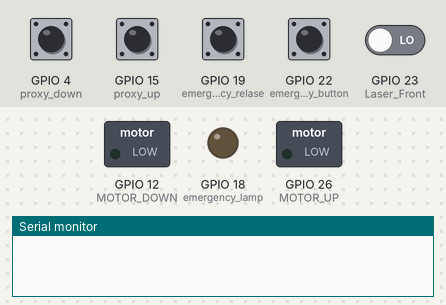
A sketch run on a simulated ESP32. Parts: switched loads named in the sketch (green lamp = pin HIGH), output pins drawn as LEDs (lit = HIGH), the last lines printed to the serial monitor. Inputs (shaded band) come from the test bench; at power-on: GPIO 19 (emergency_relase), GPIO 22 (emergency_button) HIGH, GPIO 4 (proxy_down), GPIO 15 (proxy_up), GPIO 23 (Laser_Front) LOW.

Above: at 1.2 s.
1.3 s: GPIO 22 (emergency_button) pulled LOW for 0.15 s
At 1.9 s:
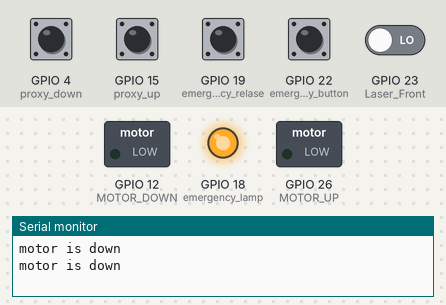
2.9 s: GPIO 19 (emergency_relase) pulled LOW for 0.15 s
At 4.1 s:
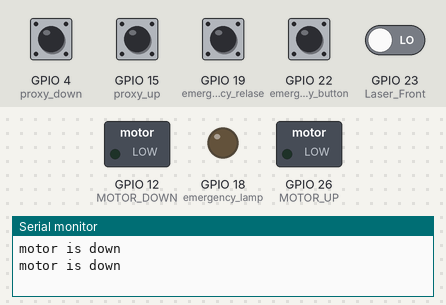
4.5 s: GPIO 23 (Laser_Front) driven HIGH
At 5.5 s:
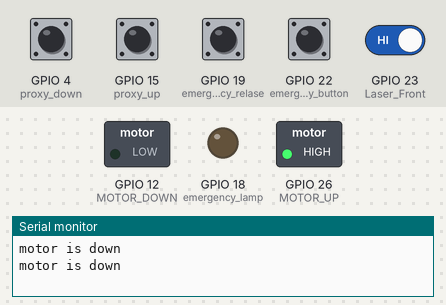
6.0 s: GPIO 15 (proxy_up) pulled HIGH for 0.15 s
7.6 s: GPIO 22 (emergency_button) pulled LOW for 1 s
At 7.9 s:
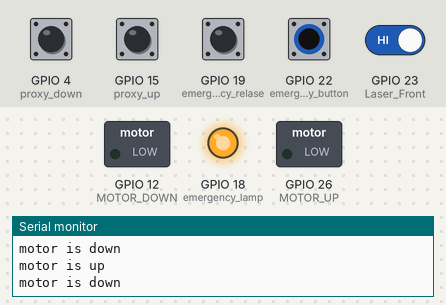
Timing chart, 0 to 10.6 s (numbered marks = the images above; inputs shaded):
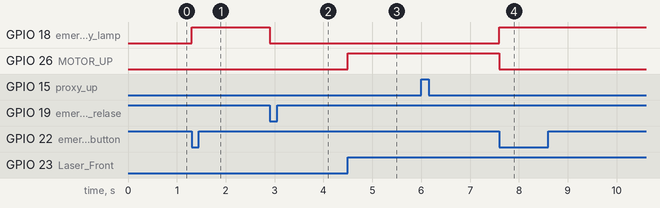

The sketch:

door.ino
```cpp
#define MOTOR_UP 26
#define MOTOR_DOWN 12
#define Laser_Front 23
#define emergency_button 22
#define emergency_relase 19
#define proxy_up 15
#define proxy_down 4
#define emergency_lamp  18
#define lamp_up 15
#define lamp_down 2
hw_timer_t * timer = NULL;
portMUX_TYPE GPIOMux = portMUX_INITIALIZER_UNLOCKED;
void pin_modes ();
void Motor_Move_Up();
void Motor_Move_Down();
void  emergency();
 void Motor_Stop();
volatile int Laser_state=0;
volatile int emergency_button_flag=0;
 volatile int  proxy_up_state=0;
volatile int was_going_up=0;
volatile int timer_up=0;
volatile int was_going_down=0;
void  IRAM_ATTR isr_emergency()    //IRAM_ATTR place function in ram
{portENTER_CRITICAL(&GPIOMux);

  emergency_button_flag=1 ;
   Serial.println("motor is down");
 digitalWrite(emergency_lamp,HIGH);
  if(HIGH==digitalRead(MOTOR_UP))
  {was_going_up=1;}
   if(HIGH==  digitalRead(MOTOR_DOWN))
  {was_going_down=1;}
Motor_Stop();
portEXIT_CRITICAL(&GPIOMux);
}
void  IRAM_ATTR isr_emergency_falling()    //IRAM_ATTR place function in ram
{ emergency_button_flag=0 ;
digitalWrite(emergency_lamp,LOW);
if(was_going_up==1)
{Motor_Move_Up();}
else if(was_going_down==1)
{Motor_Move_Down();}
was_going_up=0;
was_going_down=0;
}
void  IRAM_ATTR isr_up()    //IRAM_ATTR place function in ram
{if(emergency_button_flag==0){
  if(digitalRead(MOTOR_UP)==HIGH){
  Motor_Stop();
   Serial.println("motor is up");
    timerRestart(timer);

  timerAlarmEnable(timer);
}}}
void  IRAM_ATTR isr_timer()
{
  if(emergency_button_flag==0){

  Serial.println("timer filled");

  Motor_Move_Down();
  timerAlarmDisable(timer);
}else
{ timerRestart(timer);

  timerAlarmEnable(timer);}
}


void  IRAM_ATTR isr_down()    //IRAM_ATTR place function in ram
{
  if(digitalRead(MOTOR_DOWN)==HIGH){
Motor_Stop();
 Serial.println("motor is down");

}}
void setup() {
  pin_modes();
interrupt_init ();
Serial.begin(115200);
}

void loop() {

  if(emergency_button_flag==0){
 if(HIGH==digitalRead(Laser_Front))
 {
  Motor_Move_Up();
 }

  }

else{/*do nothing*/}
}
void pin_modes ()
{
  pinMode(MOTOR_UP,OUTPUT);
  pinMode(MOTOR_DOWN,OUTPUT);
  pinMode(Laser_Front,INPUT);
//  pinMode(Laser_Rear,INPUT);
//  pinMode(up_button,INPUT_PULLUP);
//  pinMode(Down_button,INPUT_PULLUP);
  pinMode(emergency_button,INPUT_PULLUP);
  pinMode(emergency_relase,INPUT_PULLUP);
  pinMode(proxy_up,INPUT);
  pinMode(proxy_down,INPUT);
 // pinMode(lamp_up,OUTPUT);
 // pinMode(lamp_down,OUTPUT);
  pinMode (emergency_lamp,OUTPUT);

}
void interrupt_init ()
{
   attachInterrupt(emergency_button,isr_emergency,HIGH);
    attachInterrupt(emergency_relase,isr_emergency_falling,FALLING);
   attachInterrupt(proxy_down,isr_down,HIGH);
    attachInterrupt(proxy_up,isr_up,RISING);
  timer= timerBegin(1, 800, true);
  timerAttachInterrupt(timer, &isr_timer, true);
   timerAlarmWrite(timer, 1000000, true);

}
void Motor_Move_Up()
{ digitalWrite(MOTOR_DOWN,LOW);
if(digitalRead(MOTOR_UP)==LOW){
 digitalWrite(MOTOR_UP,HIGH);
}
}
 void Motor_Move_Down()
{
digitalWrite(MOTOR_UP,LOW);
if(digitalRead(MOTOR_UP)==LOW){
 digitalWrite(MOTOR_DOWN,HIGH);
}
}
 void Motor_Stop()
{
digitalWrite(MOTOR_UP,LOW);

 digitalWrite(MOTOR_DOWN,LOW);

}
```

Measured:
- after the input at 1.3 s, GPIO 18 (emergency_lamp): LOW → HIGH at once
- after the input at 2.9 s, GPIO 18 (emergency_lamp): HIGH → LOW at once
- after the input at 4.5 s, GPIO 26 (MOTOR_UP): LOW → HIGH at once
- after the input at 7.6 s, GPIO 18 (emergency_lamp): LOW → HIGH at once; GPIO 26 (MOTOR_UP): HIGH → LOW at once
